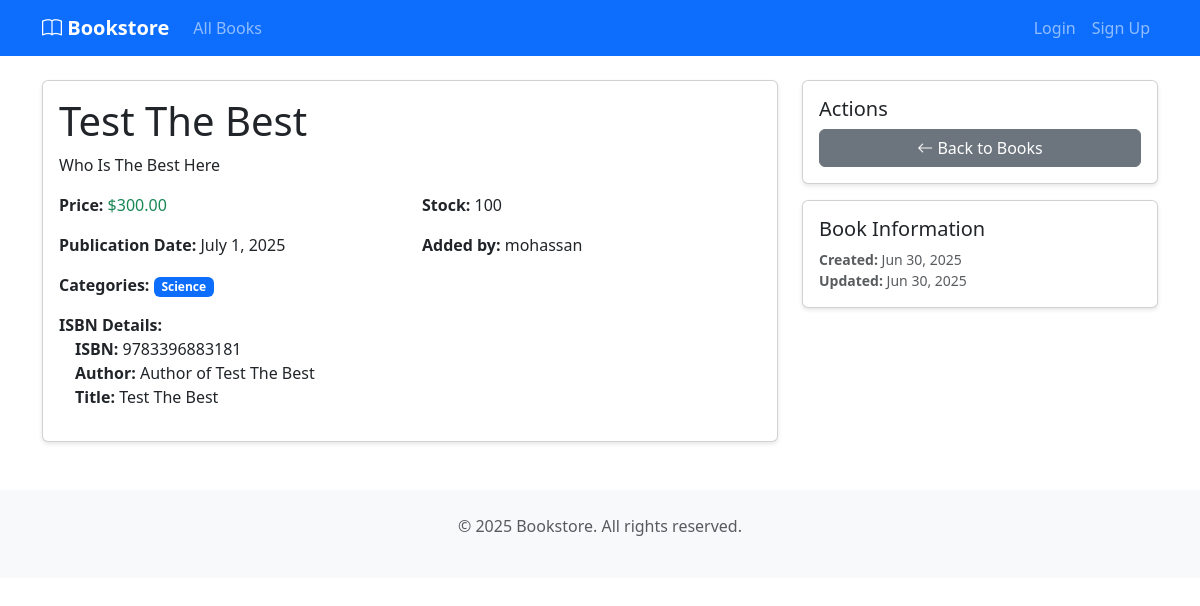
Screenshot of /book/1/ with the database file from the repository.
### bookstore/models.py (models this page shows, shortened)
class Book(models.Model):
    title = models.CharField(
        max_length=50,
        validators=[
            MinLengthValidator(10),
            MaxLengthValidator(50)
        ]
    )
    description = models.TextField(blank=True)
    publication_date = models.DateField()
    price = models.DecimalField(max_digits=10, decimal_places=2)
    stock_quantity = models.PositiveIntegerField(default=0)
    user = models.ForeignKey(User, on_delete=models.CASCADE, related_name='books')
    categories = models.ManyToManyField(Category, related_name='books')
    created_at = models.DateTimeField(auto_now_add=True)
    updated_at = models.DateTimeField(auto_now=True)
    class Meta:
        ordering = ['-created_at']

class Category(models.Model):
    name = models.CharField(
        max_length=100,
        validators=[MinLengthValidator(2)],
        unique=True
    )
    description = models.TextField(blank=True)
    created_at = models.DateTimeField(auto_now_add=True)
    class Meta:
        verbose_name_plural = "Categories"
        ordering = ['name']

class ISBN(models.Model):
    isbn_number = models.CharField(max_length=13, unique=True, editable=False)
    author = models.CharField(max_length=200)
    title = models.CharField(max_length=200)
    book = models.OneToOneField(Book, on_delete=models.CASCADE, related_name='isbn')
    created_at = models.DateTimeField(auto_now_add=True)
    class Meta:
        verbose_name = "ISBN"
        verbose_name_plural = "ISBNs"

### bookstore/views.py (the view)
# urls.py: path('book/<int:pk>/', views.BookDetailView.as_view(), name='book_detail'),
class BookDetailView(DetailView):
    model = Book
    template_name = 'bookstore/book_detail.html'
    context_object_name = 'book'
    def get_queryset(self):
        return Book.objects.select_related('user', 'isbn').prefetch_related('categories')

### templates/bookstore/book_detail.html (shortened to what this page needs)
{% extends 'base.html' %}
{% block content %}
<div class="row">
    <div class="col-md-8">
        <div class="card">
            <div class="card-body">
                <h1 class="card-title">{{ book.title }}</h1>
                <p class="card-text">{{ book.description }}</p>
                <div class="row mb-3">
                    <div class="col-sm-6">
                        <strong>Price:</strong> <span class="text-success">${{ book.price }}</span>
                    </div>
                    <div class="col-sm-6">
                        <strong>Stock:</strong> {{ book.stock_quantity }}
                    </div>
                </div>
                <div class="row mb-3">
                    <div class="col-sm-6">
                        <strong>Publication Date:</strong> {{ book.publication_date }}
                    </div>
                    <div class="col-sm-6">
                        <strong>Added by:</strong> {{ book.user.username }}
                    </div>
                </div>
                <div class="mb-3">
                    <strong>Categories:</strong>
                    {% for category in book.categories.all %}
                    <span class="badge bg-primary">{{ category.name }}</span>
                    {% endfor %}
                </div>
                {% if book.isbn %}
                <div class="mb-3">
                    <strong>ISBN Details:</strong>
                    <ul class="list-unstyled ms-3">
                        <li><strong>ISBN:</strong> {{ book.isbn.isbn_number }}</li>
                        <li><strong>Author:</strong> {{ book.isbn.author }}</li>
                        <li><strong>Title:</strong> {{ book.isbn.title }}</li>
                    </ul>
                </div>
                {% endif %}
            </div>
        </div>
    </div>
    <div class="col-md-4">
        <div class="card">
            <div class="card-body">
                <h5 class="card-title">Actions</h5>
                <div class="d-grid gap-2">
                    <a href="{% url 'book_list' %}" class="btn btn-secondary">
                        <i class="bi bi-arrow-left"></i> Back to Books
                    </a>
                </div>
            </div>
        </div>
        <div class="card mt-3">
            <div class="card-body">
                <h5 class="card-title">Book Information</h5>
                <small class="text-muted">
                    <div><strong>Created:</strong> {{ book.created_at|date:"M d, Y" }}</div>
                    <div><strong>Updated:</strong> {{ book.updated_at|date:"M d, Y" }}</div>
                </small>
            </div>
        </div>
    </div>
</div>
{% endblock %}

### templates/base.html (shortened to what this page needs)
<!DOCTYPE html>
<html lang="en">
<head>
    <link href="https://cdn.jsdelivr.net/npm/bootstrap@5.3.0/dist/css/bootstrap.min.css" rel="stylesheet">
    <link href="https://cdn.jsdelivr.net/npm/bootstrap-icons@1.10.0/font/bootstrap-icons.css" rel="stylesheet">
    <link href="{% load static %}{% static 'css/custom.css' %}" rel="stylesheet">
</head>
<body>
    <nav class="navbar navbar-expand-lg navbar-dark bg-primary">
        <div class="container">
            <a class="navbar-brand" href="{% url 'book_list' %}">
                <i class="bi bi-book"></i> Bookstore
            </a>
            <div class="collapse navbar-collapse" id="navbarNav">
                <ul class="navbar-nav me-auto">
                    <li class="nav-item">
                        <a class="nav-link" href="{% url 'book_list' %}">All Books</a>
                    </li>
                </ul>
                <ul class="navbar-nav">
                    {% if user.is_authenticated %}
                    <li class="nav-item dropdown">
                        <a class="nav-link dropdown-toggle" href="#" id="navbarDropdown" role="button" data-bs-toggle="dropdown">
                            <i class="bi bi-person-circle"></i> {{ user.username }}
                        </a>
                        <ul class="dropdown-menu">
                            <li><a class="dropdown-item" href="{% url 'my_books' %}">My Books</a></li>
                            <li><hr class="dropdown-divider"></li>
                            <li><a class="dropdown-item" href="{% url 'logout' %}">Logout</a></li>
                        </ul>
                    </li>
                    {% else %}
                    <li class="nav-item">
                        <a class="nav-link" href="{% url 'login' %}">Login</a>
                    </li>
                    <li class="nav-item">
                        <a class="nav-link" href="{% url 'signup' %}">Sign Up</a>
                    </li>
                    {% endif %}
                </ul>
            </div>
        </div>
    </nav>
    <main class="container mt-4">
        {% block content %}
        {% endblock %}
    </main>
    <footer class="bg-light mt-5 py-4">
        <div class="container text-center">
            <p class="text-muted">&copy; 2025 Bookstore. All rights reserved.</p>
        </div>
    </footer>
</body>
</html>

### static/css/custom.css (style rules this page uses)
.card { transition: transform 0.2s ease-in-out; box-shadow: 0 2px 4px rgba(0,0,0,0.1); }
.navbar-brand { font-weight: bold; }
.btn { border-radius: 0.375rem; }
.badge { font-size: 0.75em; margin-right: 0.25rem; }
footer { margin-top: auto; }

### rows the page displays
Book: title "Test The Best", description "Who Is The Best Here", price "300.00", stock_quantity "100", publication_date "July 1, 2025", user.username "mohassan", isbn.isbn_number "9783396883181", isbn.author "Author of Test The Best", isbn "Test The Best", created_at "Jun 30, 2025", updated_at "Jun 30, 2025"
Category: name "Science"
